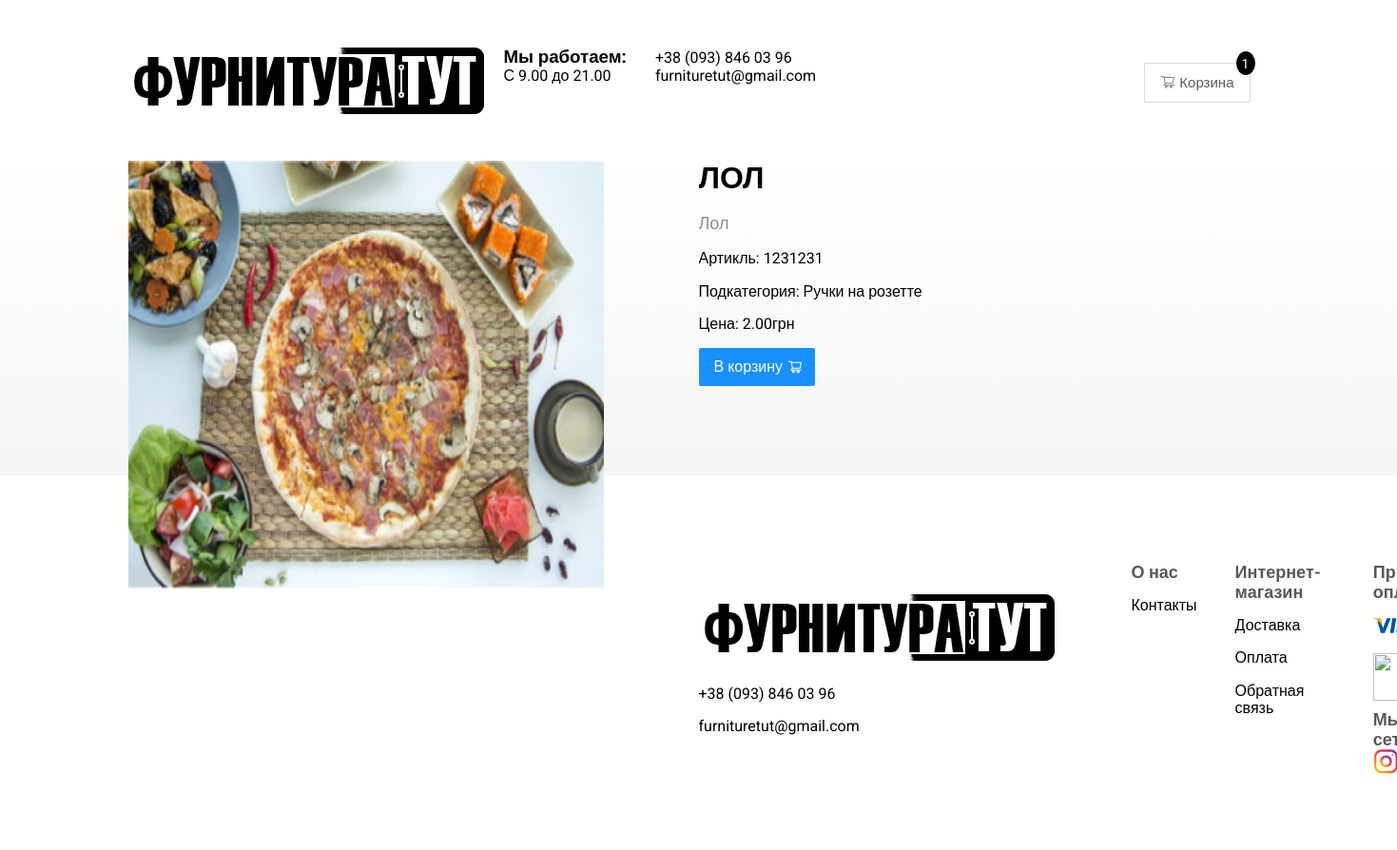
/subcategory/products/3/product/9/ (signed in), run on the app's committed database.
### store/models.py (models this page shows, shortened)
class Product(models.Model):
    name = models.CharField(max_length=255, null=True, blank=True)
    digital = models.BooleanField(default=False, null=True, blank=False)
    description = models.TextField(null=True, blank=True)
    quality = models.CharField(max_length=255, null=True, blank=True)
    product_id = models.IntegerField(default=0, null=True, blank=True)
    price = models.DecimalField(max_digits=7, decimal_places=2, null=True, blank=True)
    subcategory = models.ForeignKey(MinCategory, related_name='p_subcategory',
        null=True, blank=True, on_delete=models.CASCADE)
    category = models.ForeignKey(Category, null=True, blank=True,
        on_delete=models.CASCADE)
    image = models.ImageField()
    @property
    def imageURL(self):
        try:
            url = self.image.url
        except:
            url = ''
        return url

class MinCategory(models.Model):
    name = models.CharField(max_length=255)
    image = models.ImageField(null=True, blank=True)
    def __str__(self):
        return self.name

### store/views.py (the view)
# urls.py: path('subcategory/products/<int:subcategory_id>/product/<int:product_id>/', current_product, name='current_product'),
def current_product(request, subcategory_id, product_id):
    data = cartData(request)
    cartItems = data['cartItems']
    order = data['order']
    items = data['items']
    current_product = Product.objects.get(subcategory__id=subcategory_id, id=product_id)
    context = {
        'current_product': current_product,
        'items': items,
        'order': order,
        'cartItems': cartItems,
    }
    return render(request, 'store/current_product.html', context)

### store/models.py (called while the page is built)
    @property
    def get_cart_total(self):
        orderItems = self.orderitem_set.all()
        total = sum([item.get_total for item in orderItems])
        return total

    @property
    def get_cart_items(self):
        orderItems = self.orderitem_set.all()
        total = sum([item.quantity for item in orderItems])
        return total

    @property
    def get_total(self):
        return self.product.price * self.quantity

### store/utils.py (called while the page is built)
def cartData(request):
    if request.user.is_authenticated:
        customer = request.user.customer
        order, created = Order.objects.get_or_create(customer=customer, complete=False)
        items = order.orderitem_set.all()
        cartItems = order.get_cart_items
    else:
        cookieData = cookieCart(request)
        cartItems = cookieData['cartItems']
        order = cookieData['order']
        items = cookieData['items']
    return {'cartItems': cartItems, 'order': order, 'items': items}

### store/templates/store/current_product.html (shortened to what this page needs)
{% extends 'store/store.html' %}
{% load static %}
{% block content %}
	<main class="main">
        <section class="restaurants">
            <div class="container">
            	<div class="current_product">
            		<div class="current_product__left">
            			<img src="{{current_product.imageURL}}" width="500" height="450">
            		</div>
            		<div class="current_product__right">
            			<h1>{{ current_product.name }}</h1>
            			<p class="description">{{ current_product.description }}</p>
            			<p>Артикль: {{ current_product.product_id }}</p>
            			<p>Подкатегория: {{ current_product.subcategory }}</p>
            			<p>Цена: {{ current_product.price }}грн</p>
            			<button type="button" class="button button-cart--shop">
                            <span data-product="{{ current_product.id }}" data-action="add" class="cards__button-text update-cart">В корзину</span>
                            <img src="{% static 'image/cart-shop.svg' %}" alt="" class="cards__button-img">
                        </button>
            		</div>
            	</div>
    		</div>
    	</section>
    </main>
{% endblock content %}

### static/css/style.css (style rules this page uses)
html, *, *::before, *::after { box-sizing: border-box; }
body { margin: 0; padding: 0; font-family: 'Roboto', sans-serif; font-size: 16px; }
h1,h2,h3,h4,h5,h6 { margin: 0; }
.container { width: 100%; max-width: 1200px; margin: 0 auto; }
.main { background: linear-gradient(180deg, rgba(245, 245, 245, 0) 1.04%, #F5F5F5 100%); }
.button { display: inline-block; padding: 8px 16px 8px 36px; margin-right: 6px; line-height: 24px; color: #fff; background-color: #1890FF; border-radius: 2px; border: none; -webkit-border-radius: 2px; -moz-border-radius: 2px; -ms-border-radius: 2px; -o-border-radius: 2px; transition: background-color 0.2s linear; -webkit-transition: background-color 0.2s linear; -moz-transition: background-color 0.2s linear; -ms-transition: background-color 0.2s linear; -o-transition: background-color 0.2s linear; font-size: 15px; cursor: pointer; }
.button-cart--shop { padding: 8px 14px 8px 16px; margin-right: 0; display: flex; align-items: center; }
.cards__button-text { display: inline-block; font-size: 16px; line-height: 24px; margin-right: 5px; }
.restaurants { padding-bottom: 94px; }

### store/templates/store/current_product.html (style rules this page uses)
.main { margin-bottom: 1%; }
.current_product__left { width: 50%; float: left; }
.current_product__right { max-width: 100%; height: auto; overflow:hidden; }
.description { font-size: 18px; line-height: 21px; color: #8C8C8C; }

### data on the page
Product: imageURL (picture), name "ЛОЛ", description "Лол", product_id "1231231", subcategory "Ручки на розетте", price "2.00"

### other printed values
{{ cartItems }} "1"
